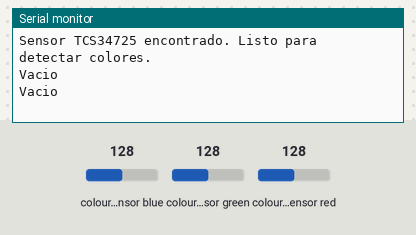
This sketch was run on a simulated Arduino Uno, built with avr-gcc and run on an emulated ATmega328P. Shown: the last lines printed to the serial monitor. The inputs (shaded band) are chosen by the test bench; at power-on: colour sensor blue 128, colour sensor green 128, colour sensor red 128.

Above: at 1.9 s.
2.0 s: colour sensor blue set to 5
At 3.0 s:
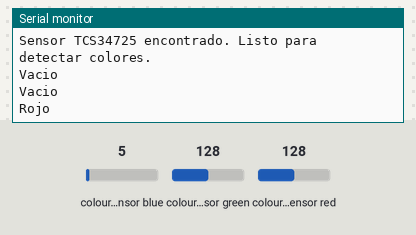
4.7 s: colour sensor green set to 191
At 6.1 s:
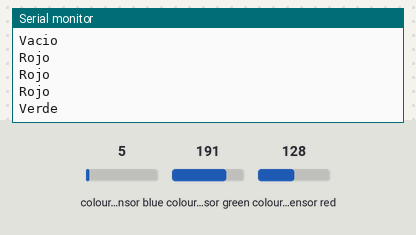
7.8 s: colour sensor blue set to 250
At 9.1 s:
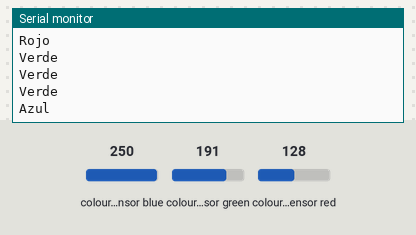

Measured:
- after the input at 2.0 s, the serial monitor: prints a new line after 0.15 s (image 1)
- after the input at 4.7 s, the serial monitor: prints a new line after 0.60 s (image 2)
- after the input at 7.8 s, the serial monitor: prints a new line after 0.66 s (image 3)

The sketch:

Colores.ino
```cpp
#include <Wire.h>
//#include <Adafruit_Sensor.h>
#include <Adafruit_TCS34725.h>

// Inicializa el sensor de color TCS34725
Adafruit_TCS34725 tcs = Adafruit_TCS34725(TCS34725_INTEGRATIONTIME_50MS, TCS34725_GAIN_4X);

void setup() {
  Serial.begin(115200);

  // Inicializa el sensor de color
  if (!tcs.begin()) {
    Serial.println("Error al encontrar el sensor TCS34725. Conecta el sensor correctamente.");
  }

  Serial.println("Sensor TCS34725 encontrado. Listo para detectar colores.");
}

void loop() {
  uint16_t clear, red, green, blue;

  // Lee los valores de color del sensor
  tcs.getRawData(&red, &green, &blue, &clear);

  // Calcula las proporciones de los canales de color
  float total = red + green + blue;
  float redRatio = red / total;
  float greenRatio = green / total;
  float blueRatio = blue / total;

  // Define umbrales para cada color
  float colorThreshold = 0.4;  // Ajusta según sea necesario

  // Comprueba el color y muestra el resultado en el monitor serial
  if (redRatio > colorThreshold) {
    Serial.println("Rojo");
  } else if (greenRatio > colorThreshold) {
    Serial.println("Verde");
  } else if (blueRatio > colorThreshold) {
    Serial.println("Azul");
  } else {
    Serial.println("Vacio");
  }

  delay(1000); // Espera 1 segundo antes de realizar la siguiente lectura
}
```
